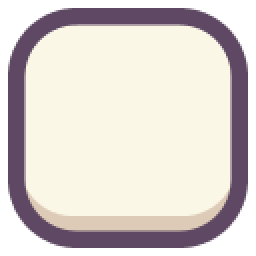
#> input picture assets/art/ui/panels/panel_modal_normal.png, 128 x 128 px, found by its file name (shown 2 times larger)
$ python check_nine_patch.py
#> lines starting #> are read from the running program, lines starting #| are printed output that depends on the picture
from PIL import Image

def analyze_image(path, name, expected_size, nine_patch):
#> called with name = 'Panel Modal Normal', expected_size = '128x128', nine_patch = (44, 44, 54, 54)
    try:
        img = Image.open(path)
#> img is the input picture: PIL image 128x128 RGBA; mean R, G, B, A 171.7, 164.6, 160.3, 208.5
        img = img.convert("RGBA")
        width, height = img.size
#> width = 128; height = 128
        print(f"\n--- {name} ---")
        print(f"File: {path}")
        print(f"Actual Size: {width}x{height} (Expected: {expected_size})")
#| Actual Size: 128x128 (Expected: 128x128)

        # Check margins if nine_patch provided
        if nine_patch:
            # typical format: L, T, R, B
            L, T, R, B = nine_patch

            print(f"Nine-Patch Spec: Left={L}, Top={T}, Right={R}, Bottom={B}")
            stretch_w = width - L - R
#> stretch_w = 30
            stretch_h = height - T - B
#> stretch_h = 30
            print(f"Stretchable Center Region: Width={stretch_w}, Height={stretch_h}")
#| Stretchable Center Region: Width=30, Height=30

            if stretch_w < 1 or stretch_h < 1:
                print("WARNING: Stretch region is <= 0!")
            else:
                c_pix = img.getpixel((L, T))
#> c_pix = (250, 247, 231, 255)
                print(f"Sample pixel at Top-Left of stretch region ({L}, {T}): {c_pix}")
#| Sample pixel at Top-Left of stretch region (44, 44): (250, 247, 231, 255)

                # Check horizontal consistency in the stretch region
                if stretch_w > 1:
                    row_colors = [img.getpixel((L + i, T)) for i in range(stretch_w)]
#> row_colors = 30 items, first 6: (250, 247, 231, 255), (250, 247, 231, 255), (250, 247, 231, 255), (250, 247, 231, 255), (250, 247, 231, 255), (250, 247, 231, 255)
                    same_color = len(set(row_colors)) == 1
#> same_color = True
                    print(f"Is stretchable top row uniform color? {same_color}")
#| Is stretchable top row uniform color? True

                if stretch_h > 1:
                    col_colors = [img.getpixel((L, T + i)) for i in range(stretch_h)]
#> col_colors has the same summary as row_colors
                    same_color = len(set(col_colors)) == 1
                    print(f"Is stretchable left column uniform color? {same_color}")
#| Is stretchable left column uniform color? True

    except Exception as e:
        print(f"Error reading {path}: {e}")

analyze_image("assets/art/ui/panels/panel_modal_normal.png", "Panel Modal Normal", "128x128", (44, 44, 54, 54))
analyze_image("assets/art/ui/panels/panel_tooltip_bubble.png", "Panel Tooltip Bubble", "59x73", (15, 15, 18, 26))
#> call 2 of analyze_image, with name = 'Panel Tooltip Bubble', expected_size = '59x73', nine_patch = (15, 15, 18, 26)
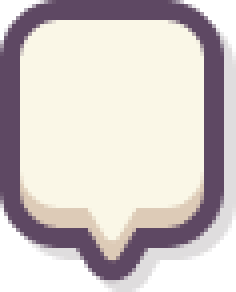
#> input picture assets/art/ui/panels/panel_tooltip_bubble.png, 59 x 73 px, found by its file name (shown 4 times larger)
#> in analyze_image, img is the input picture: PIL image 59x73 RGBA; mean R, G, B, A 165.6, 157.1, 155, 203.6
#| Actual Size: 59x73 (Expected: 59x73)
#| Stretchable Center Region: Width=26, Height=32
#| Sample pixel at Top-Left of stretch region (15, 15): (250, 247, 231, 255)
#> in analyze_image (call 2), `row_colors = [img.getpixel((L + i, T)) for i in range(stretch_w)]`: row_colors = 26 items, first 6: (250, 247, 231, 255), (250, 247, 231, 255), (250, 247, 231, 255), (250, 247, 231, 255), (250, 247, 231, 255), (250, 247, 231, 255)
#| Is stretchable top row uniform color? True
#> in analyze_image (call 2), `col_colors = [img.getpixel((L, T + i)) for i in range(stretch_h)]`: col_colors = 32 items, first 6: (250, 247, 231, 255), (250, 247, 231, 255), (250, 247, 231, 255), (250, 247, 231, 255), (250, 247, 231, 255), (250, 247, 231, 255)
#| Is stretchable left column uniform color? True
analyze_image("assets/art/ui/world_map/level_card_unlocked.png", "Level Card Unlocked", "72x90", (26, 26, 26, 44))
#> call 3 of analyze_image, with name = 'Level Card Unlocked', expected_size = '72x90', nine_patch = (26, 26, 26, 44)
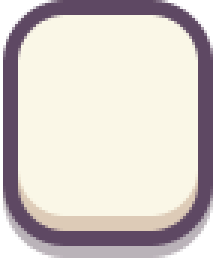
#> input picture assets/art/ui/world_map/level_card_unlocked.png, 72 x 90 px, found by its file name (shown 3 times larger)
#> in analyze_image, img is the input picture: PIL image 72x90 RGBA; mean R, G, B, A 184.5, 177.2, 172.6, 222
#| Actual Size: 72x90 (Expected: 72x90)
#| Stretchable Center Region: Width=20, Height=20
#| Sample pixel at Top-Left of stretch region (26, 26): (250, 247, 231, 255)
#> in analyze_image (call 3), `row_colors = [img.getpixel((L + i, T)) for i in range(stretch_w)]`: row_colors = 20 items, first 6: (250, 247, 231, 255), (250, 247, 231, 255), (250, 247, 231, 255), (250, 247, 231, 255), (250, 247, 231, 255), (250, 247, 231, 255)
#| Is stretchable top row uniform color? True
#> in analyze_image (call 3), `col_colors = [img.getpixel((L, T + i)) for i in range(stretch_h)]`: col_colors has the same summary as row_colors
#| Is stretchable left column uniform color? True
analyze_image("assets/art/ui/buttons/pill_bases/pill_primary_normal.png", "Pill Primary Normal", "220x60", (56, 0, 56, 0))
